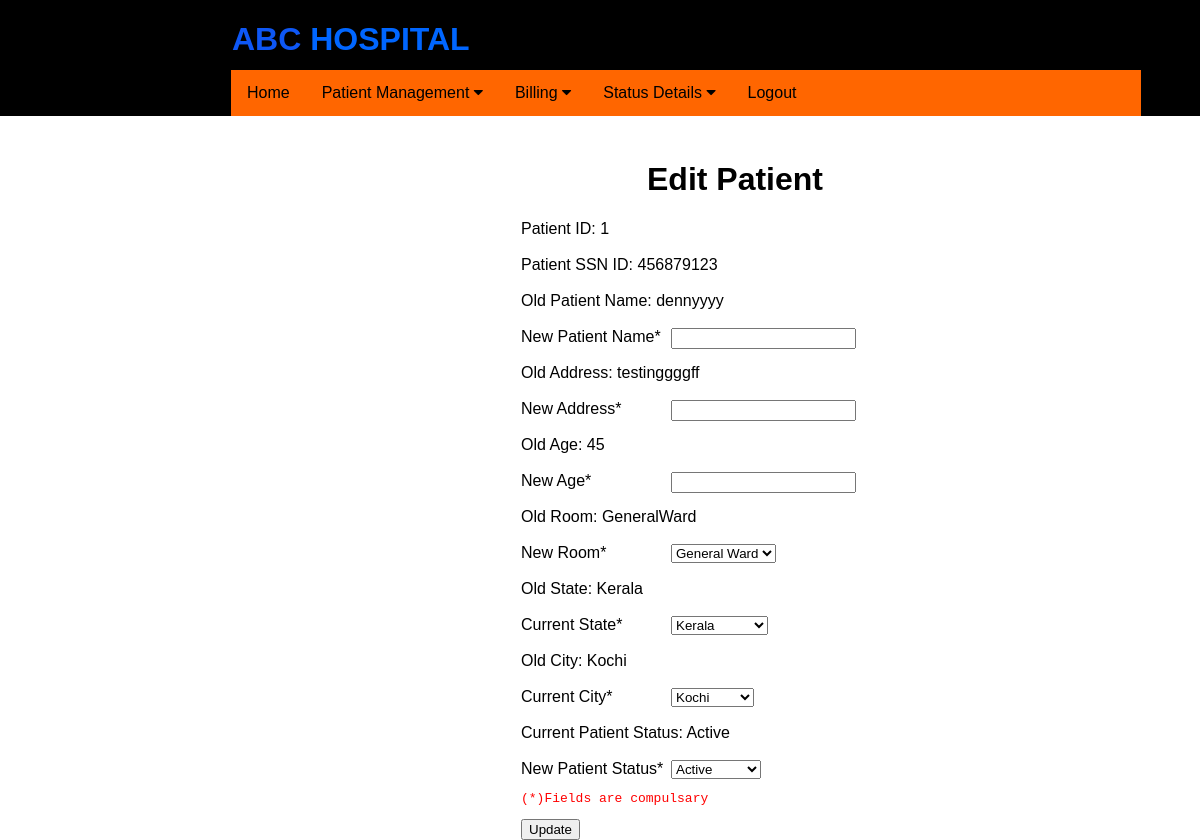
Before: /editpatientdetail/1 (signed in) with the older database file.
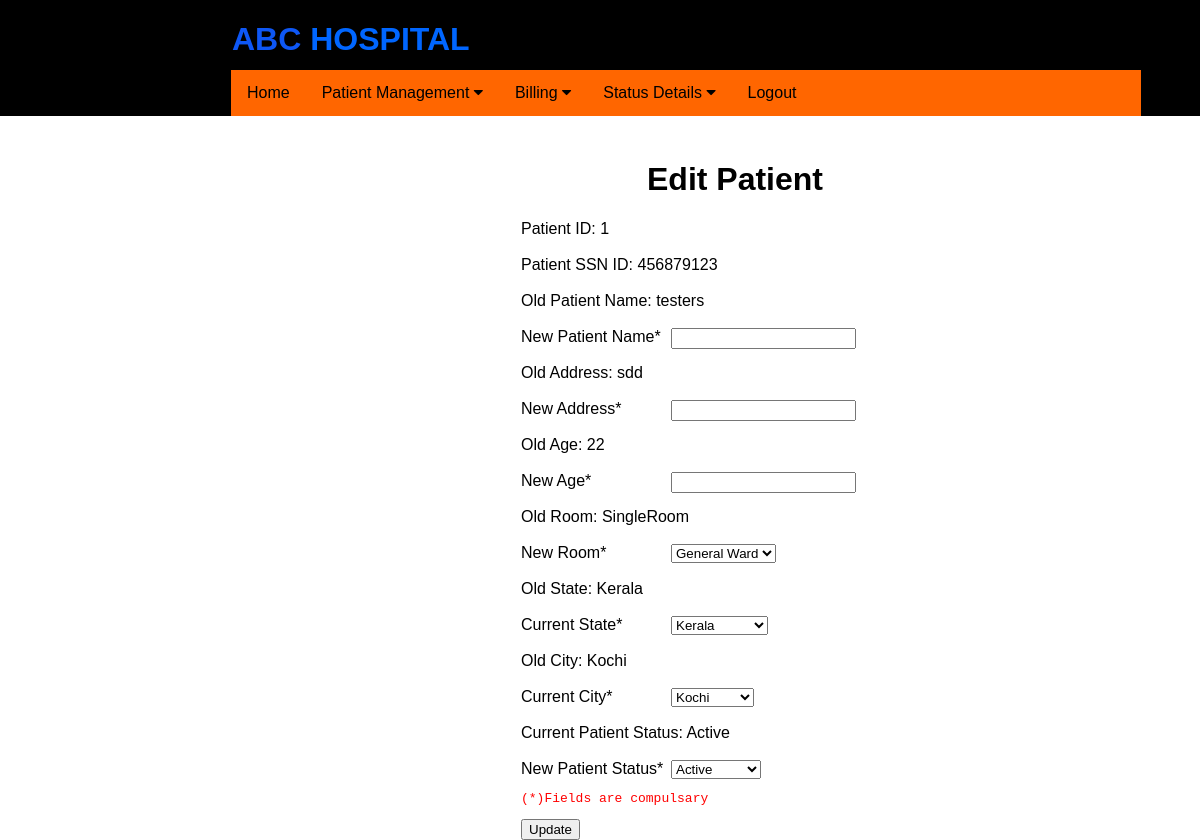
After: the same page with the newer database file.
### application/routes.py (models this page shows)
class Patients(db.Model):
    __tablename__ = 'patients'
    id = db.Column(db.Integer, primary_key=True)
    ssn_id = db.Column(db.Integer)
    pname = db.Column(db.String(20), nullable=False)
    age = db.Column(db.Integer)
    date = db.Column(db.DateTime, default=datetime.now)
    ldate = db.Column(db.DateTime, default=datetime.now)
    tbed = db.Column(db.String(10))
    address = db.Column(db.String(20))
    city = db.Column(db.String(20))
    state = db.Column(db.String(20))
    status = db.Column(db.String(20))
    children = relationship("Medicines")
    children1 = relationship("Diagnostics")

### application/routes.py (the view, shortened to what this page needs)
@app.route('/editpatientdetail/<id>', methods=['GET', 'POST'])
def editpatientdetail(id):
    print("id is : ", id)
    if 'username' in session:
        print("inside sesssss")
        print(datetime.now())
        editpat = Patients.query.filter_by( id = id )
        return render_template('editpatientdetail.html', editpat = editpat)

### application/templates/editpatientdetail.html (shortened to what this page needs)
{% extends "layout.html" %}
{% block content %}
<div class="form">
    <h1 id="cst_head">Edit Patient </h1>
    {% for edit in editpat %}
    <form action="" method="POST">
        <label for="id">Patient ID:   </label> {{ edit.id }} <br><br>
        <label for="ssn id">Patient SSN ID: </label> {{ edit.ssn_id }} <br><br>
        <label for="Name">Old Patient Name:   </label> {{ edit.pname }} <br><br>
        <label for="New customer Name*">New Patient Name*</label>
        <input type="text" id="npname" name="npname"><br><br>
        <label for="Old Address">Old Address:  </label> {{ edit.address }} <br><br>
        <label for="New Address*">New Address*</label>
        <input type="text" id="naddress" name="naddress"><br><br>
        <label for="Old Age">Old Age:  </label> {{ edit.age }} <br><br>
        <label for="New Age*">New Age*</label>
        <input type="text" id="nage" name="nage"><br><br>
        <label for="Old Address">Old Room:  </label> {{ edit.tbed }} <br><br>
        <label for="Bed">New Room*</label>
                <select id="tbed" name="tbed">
                    <option value="GeneralWard">General Ward</option>
                </select><br><br>
                <label for="Old Address">Old State:  </label> {{ edit.state }} <br><br>
        <label for="state">Current State*</label>
                <select id="nstate" name="nstate">
                    <option value="Kerala">Kerala</option>
                </select><br><br>
        <label for="Old Address">Old City:  </label> {{ edit.city }} <br><br>
        <label for="City">Current City*</label>
                <select id="ncity" name="ncity">
                    <option value="Kochi">Kochi</option>
                </select><br><br>
        <label for="Old Address">Current Patient Status:  </label> {{ edit.status }} <br><br>
        <label for="status">New Patient Status*</label>
        <select id="status" name="status">
            <option value="Active">Active</option>
        </select>
        <pre>(*)Fields are compulsary</pre>
        <button  type="submit">Update</button>
    </form>
    {% endfor %}
</div>
{% endblock %}

Changed rows visible on the page:
changed Patients "Kerala": pname "dennyyyy" → "testers"; address "testinggggff" → "sdd"; age "45" → "22"; tbed "GeneralWard" → "SingleRoom"
